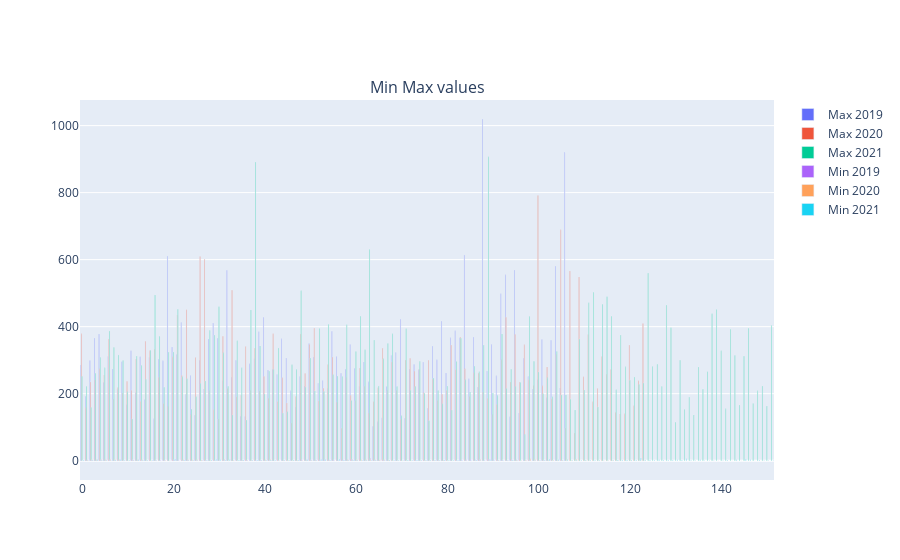

Notebook cell for this chart:
### Code cell
import plotly.graph_objects as go
from plotly.subplots import make_subplots

df2019 = pd.read_json("../../../data/pollution/raw/2019/pm10/meta_data.json")
df2020 = pd.read_json("../../../data/pollution/raw/2020/pm10/meta_data.json")
df2021 = pd.read_json("../../../data/pollution/raw/2021/pm10/meta_data.json")

fig_model = make_subplots(column_titles=["Min Max values"])

fig_model.add_trace(go.Bar(x=df2019.index, y=df2019["max"], name="Max 2019"))
fig_model.add_trace(go.Bar(x=df2020.index, y=df2020["max"], name="Max 2020"))
fig_model.add_trace(go.Bar(x=df2021.index, y=df2021["max"], name="Max 2021"))

fig_model.add_trace(go.Bar(x=df2019.index, y=df2019["min"], name="Min 2019"))
fig_model.add_trace(go.Bar(x=df2020.index, y=df2020["min"], name="Min 2020"))
fig_model.add_trace(go.Bar(x=df2021.index, y=df2021["min"], name="Min 2021"))
